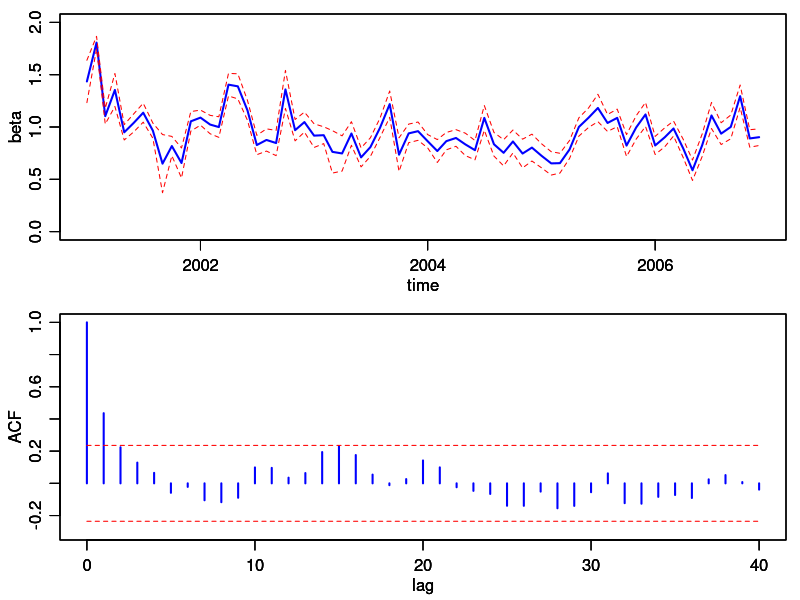

Write R code to recreate this figure.
ibm = read.table("ibmBeta.dat",header=F,col.names=c("date","beta","conf"))

pdf(file="beta_ts_acf.pdf",paper="special",width=6,height=6)
op = par(no.readonly=TRUE)

par(mgp=c(1.75,0.75,0))
par(mar=c(3,3,0.7,0.7))

par(mfrow=c(2,1))

plot(as.Date(as.character(ibm$date),"%Y%m%d"),ibm$beta,type="l",xlab="time",ylab="beta",lwd=2,col="blue",ylim=c(0,2))
par(new=T)
plot(as.Date(as.character(ibm$date),"%Y%m%d"),ibm$beta+ibm$conf,type="l",xlab="time",ylab="beta",lwd=1,col="red",lty=2,ylim=c(0,2))
par(new=T)
plot(as.Date(as.character(ibm$date),"%Y%m%d"),ibm$beta-ibm$conf,type="l",xlab="time",ylab="beta",lwd=1,col="red",lty=2,ylim=c(0,2))

acfData<-acf(ibm$beta,lag.max=40,type="correlation",plot=FALSE)
conf<-2/sqrt(length(ibm$beta))

plot(acfData$lag,acfData$acf,type="h",xlab="lag",ylab="ACF",lwd=2,col="blue",ylim=c(-0.3,1))
par(new=T)
plot(acfData$lag,array(data=conf,dim=length(acfData$lag)),type="l",xlab="lag",ylab="ACF",lwd=1,col="red",lty=2,ylim=c(-0.3,1))
par(new=T)
plot(acfData$lag,array(data=-conf,dim=length(acfData$lag)),type="l",xlab="lag",ylab="ACF",lwd=1,col="red",lty=2,ylim=c(-0.3,1))

par(op)
dev.off()
